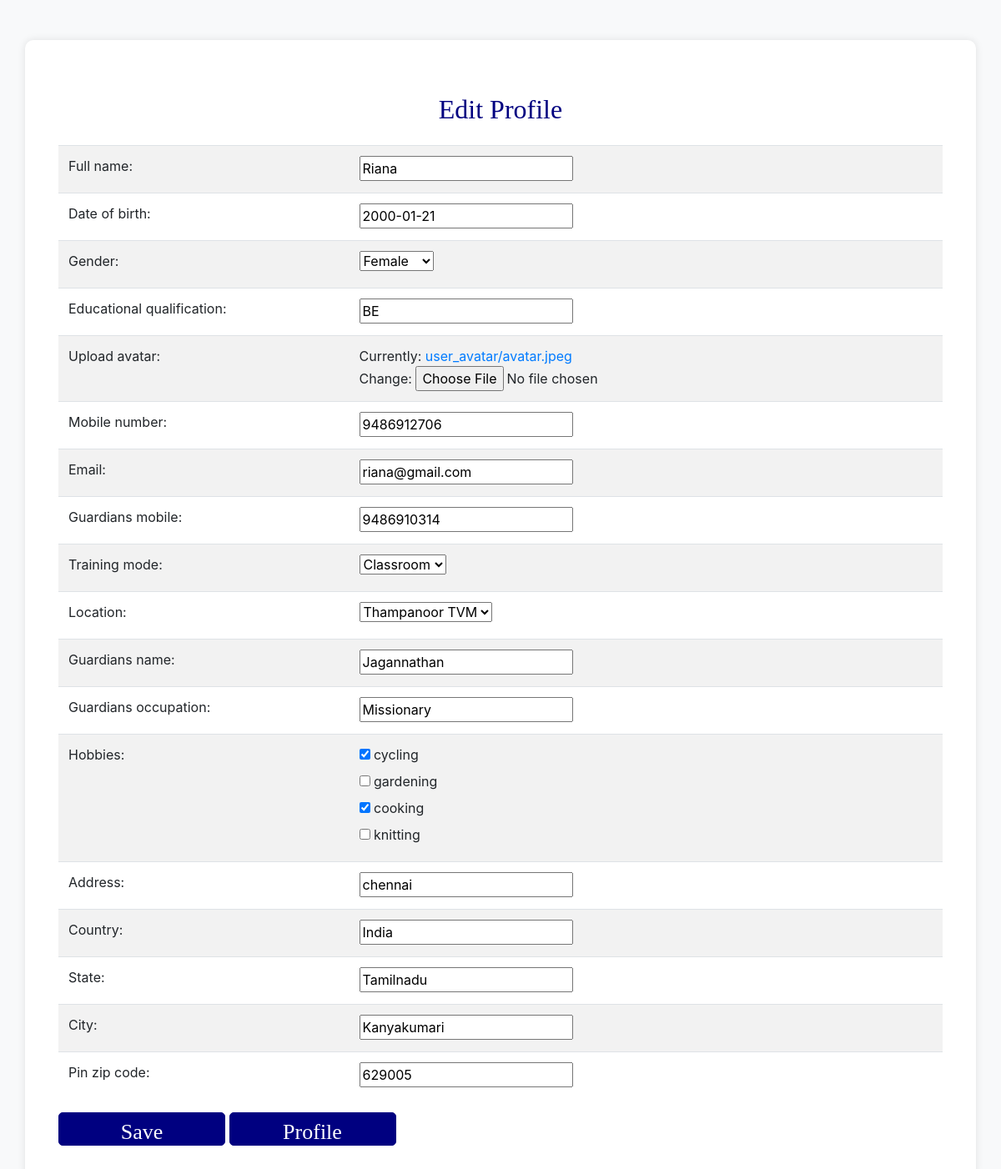
The app's page /profile/update/3 with its own data.
### myapp/models.py (models this page shows)
class Registration(models.Model):
    data= [('male', 'Male'),('female', 'Female'),('other', 'Other')]
    data2 = [('Live online', 'Live online'),('Classroom', 'Classroom'),]
    data3 = [('Technopark TVM', 'Technopark TVM'),('Thampanoor TVM', 'Thampanoor TVM'),('Kochi', 'Kochi'),('Nagercoil', 'Nagercoil'),('Online', 'Online'),]
    data4= [('cycling', 'cycling'),('gardening', 'gardening'),('cooking', 'cooking'),('knitting', 'knitting'),]
    full_name=models.CharField(max_length=100)
    date_of_birth=models.DateField()
    gender = models.CharField(max_length=10,choices=data)
    educational_qualification=models.CharField(max_length=100)
    upload_avatar = models.FileField(upload_to="user_avatar")
    mobile_number=models.IntegerField()
    email=models.EmailField(max_length=254)
    guardians_mobile=models.IntegerField()
    training_mode = models.CharField(max_length=20,choices=data2)
    location = models.CharField(max_length=20,choices=data3)
    guardians_name=models.CharField(max_length=100,blank=True)
    guardians_occupation=models.CharField(max_length=100,blank=True)
    hobbies=models.TextField()
    address=models.CharField(max_length=100,null=True)
    country=models.CharField(max_length=100,null=True)
    state=models.CharField(max_length=100,null=True)
    city=models.CharField(max_length=100,null=True)
    pin_zip_code=models.IntegerField(null=True)
    user = models.OneToOneField(User, on_delete=models.CASCADE, related_name='registration',null=True)

### myapp/views.py (the view, shortened to what this page needs)
# urls.py: path('profile/update/<int:pk>',UpdateData.as_view(),name='update'),
class UpdateData(UpdateView):
    model = Registration
    form_class = Form_Validation
    template_name = 'update_profile.html'
    def get_initial(self):
        initial = super().get_initial()
        hobbies = self.object.hobbies.split(', ')
        initial['hobbies'] = hobbies
        return initial

### myapp/forms.py
class Form_Validation(forms.ModelForm):
    hobbies = forms.MultipleChoiceField(
        choices=Registration.data4,
        widget=forms.CheckboxSelectMultiple
    )
    class Meta:
        model = Registration
        exclude = ['user']

### myapp/templates/update_profile.html (shortened to what this page needs)
<!DOCTYPE html>
<html lang="en">
<head>
    <link href="https://stackpath.bootstrapcdn.com/bootstrap/4.5.2/css/bootstrap.min.css" rel="stylesheet">
</head>
<body>
    <div class="container mt-5">
        <h2 class="text-center my-4">Edit Profile</h2>
        <form method="post" enctype="multipart/form-data">
            <div class="table-responsive">
                <table class="table table-striped">
                    <tr>
                        <td>{{ form.full_name.label_tag }}</td>
                        <td>{{ form.full_name }}</td>
                    </tr>
                    <tr>
                        <td>{{ form.date_of_birth.label_tag }}</td>
                        <td>{{ form.date_of_birth }}</td>
                    </tr>
                    <tr>
                        <td>{{ form.gender.label_tag }}</td>
                        <td>{{ form.gender }}</td>
                    </tr>
                    <tr>
                        <td>{{ form.educational_qualification.label_tag }}</td>
                        <td>{{ form.educational_qualification }}</td>
                    </tr>
                    <tr>
                        <td>{{ form.upload_avatar.label_tag }}</td>
                        <td>{{ form.upload_avatar }}</td>
                    </tr>
                    <tr>
                        <td>{{ form.mobile_number.label_tag }}</td>
                        <td>{{ form.mobile_number }}</td>
                    </tr>
                    <tr>
                        <td>{{ form.email.label_tag }}</td>
                        <td>{{ form.email }}</td>
                    </tr>
                    <tr>
                        <td>{{ form.guardians_mobile.label_tag }}</td>
                        <td>{{ form.guardians_mobile }}</td>
                    </tr>
                    <tr>
                        <td>{{ form.training_mode.label_tag }}</td>
                        <td>{{ form.training_mode }}</td>
                    </tr>
                    <tr>
                        <td>{{ form.location.label_tag }}</td>
                        <td>{{ form.location }}</td>
                    </tr>
                    <tr>
                        <td>{{ form.guardians_name.label_tag }}</td>
                        <td>{{ form.guardians_name }}</td>
                    </tr>
                    <tr>
                        <td>{{ form.guardians_occupation.label_tag }}</td>
                        <td>{{ form.guardians_occupation }}</td>
                    </tr>
                    <tr>
                        <td>{{ form.hobbies.label_tag }}</td>
                        <td>{{ form.hobbies }}</td>
                    </tr>
                    <tr>
                        <td>{{ form.address.label_tag }}</td>
                        <td>{{ form.address }}</td>
                    </tr>
                    <tr>
                        <td>{{ form.country.label_tag }}</td>
                        <td>{{ form.country }}</td>
                    </tr>
                    <tr>
                        <td>{{ form.state.label_tag }}</td>
                        <td>{{ form.state }}</td>
                    </tr>
                    <tr>
                        <td>{{ form.city.label_tag }}</td>
                        <td>{{ form.city }}</td>
                    </tr>
                    <tr>
                        <td>{{ form.pin_zip_code.label_tag }}</td>
                        <td>{{ form.pin_zip_code }}</td>
                    </tr>
                </table>
            </div>
            <button type="submit" class="btn btn-primary">Save</button>
            <a href="{% url 'Detail' user.username %}"><button type="button" class="btn btn-primary">Profile</button></a>
        </form>
    </div>
</body>
</html>
<!-- {% load static %}
<!DOCTYPE html>
<html lang="en">
<head>
    <meta charset="UTF-8">
    <meta name="viewport" content="width=device-width, initial-scale=1.0">
    <title>Edit Profile</title>
    <link href="https://stackpath.bootstrapcdn.com/bootstrap/4.5.2/css/bootstrap.min.css" rel="stylesheet">
    <style>
        /* Custom styles for this template */
        body {
            background-color: #f8f9fa;
        }
        .container {
            background-color: #fff;
            border-radius: 10px;
            box-shadow: 0 0 10px rgba(0, 0, 0, 0.1);
            padding: 40px;
        }
        .btn-primary {
            background-color: #007bff;
            border-color: #007bff;
        }
        .btn-primary:hover {
            background-color: #0056b3;
            border-color: #0056b3;
        }
        .form-control:focus {
            border-color: #80bdff;
            box-shadow: 0 0 0 0.2rem rgba(0, 123, 255, 0.25);
        }
        h2 {
            color: #007bff;
        }
    </style>
</head>
<body>
    <div class="container mt-5">
        <h2 class="text-center my-4">Edit Profile</h2>
        <form method="post" enctype="multipart/form-data">
            {% csrf_token %}
            {{ form.as_table }}
            <button type="submit" class="btn btn-primary">Save</button>
        </form>
    </div>
    <script src="https://code.jquery.com/jquery-3.5.1.slim.min.js"></script>
    <script src="https://cdn.jsdelivr.net/npm/@popperjs/core@2.5.4/dist/umd/popper.min.js"></script>
    <script src="https://stackpath.bootstrapcdn.com/bootstrap/4.5.2/js/bootstrap.min.js"></script>
</body>
</html>
 -->
<!-- {% load static %}
<!DOCTYPE html>
<html lang="en">
<head>
    <meta charset="UTF-8">
    <meta name="viewport" content="width=device-width, initial-scale=1.0">
    <title>Edit Profile</title>
    <link href="https://stackpath.bootstrapcdn.com/bootstrap/4.5.2/css/bootstrap.min.css" rel="stylesheet">
</head>
<body>
    <div class="container mt-5">
        <h2 class="text-center my-4">Edit Profile</h2>
        <form method="post" enctype="multipart/form-data">
            {% csrf_token %}
            {{ form.as_p }}
            <button type="submit" class="btn btn-primary">Save</button>
        </form>
    </div>
    <script src="https://code.jquery.com/jquery-3.5.1.slim.min.js"></script>
    <script src="https://cdn.jsdelivr.net/npm/@popperjs/core@2.5.4/dist/umd/popper.min.js"></script>
    <script src="https://stackpath.bootstrapcdn.com/bootstrap/4.5.2/js/bootstrap.min.js"></script>
</body>
</html> -->

### myapp/templates/update_profile.html (style rules this page uses)
body { background-color: #f8f9fa; }
.container { background-color: #fff; border-radius: 10px; box-shadow: 0 0 10px rgba(0, 0, 0, 0.1); padding: 40px; }
.btn-primary { background-color: navy; border-color:navy; text-align: center; height: 40px; width: 200px; border-radius: 5px; font-family: 'Lucids Sans Unicode'; font-size: 26px; padding: 3px; }
h2 { color: navy; font-family: cursive; }

### records on screen
Registration: full_name "Riana", date_of_birth "2000-01-21", gender "Female", educational_qualification "BE", mobile_number "9486912706", email "riana@gmail.com", guardians_mobile "9486910314", training_mode "Classroom", location "Thampanoor TVM", guardians_name "Jagannathan", guardians_occupation "Missionary", hobbies "☑ ☐ ☑ ☐", address "chennai", country "India", state "Tamilnadu", city "Kanyakumari", pin_zip_code "629005"
